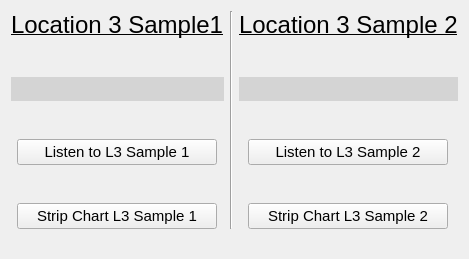
             <widget class="QWidget" name="L3_tab">
              <attribute name="title">
               <string>L3</string>
              </attribute>
              <layout class="QGridLayout" name="gridLayout_9">
               <property name="bottomMargin">
                <number>30</number>
               </property>
               <property name="verticalSpacing">
                <number>38</number>
               </property>
               <item row="0" column="0" alignment="Qt::AlignHCenter">
                <widget class="QLabel" name="L3_S1_label">
                 <property name="maximumSize">
                  <size>
                   <width>16777215</width>
                   <height>40</height>
                  </size>
                 </property>
                 <property name="font">
                  <font>
                   <family>Arial</family>
                   <pointsize>18</pointsize>
                   <weight>50</weight>
                   <italic>false</italic>
                   <bold>false</bold>
                   <underline>true</underline>
                  </font>
                 </property>
                 <property name="text">
                  <string>Location 3 Sample1</string>
                 </property>
                </widget>
               </item>
               <item row="0" column="1" rowspan="4">
                <widget class="Line" name="line_3">
                 <property name="orientation">
                  <enum>Qt::Vertical</enum>
                 </property>
                </widget>
               </item>
               <item row="0" column="2" alignment="Qt::AlignHCenter">
                <widget class="QLabel" name="L3_S2_Label">
                 <property name="font">
                  <font>
                   <family>Arial</family>
                   <pointsize>18</pointsize>
                   <weight>50</weight>
                   <italic>false</italic>
                   <bold>false</bold>
                   <underline>true</underline>
                  </font>
                 </property>
                 <property name="text">
                  <string>Location 3 Sample 2</string>
                 </property>
                </widget>
               </item>
               <item row="1" column="0">
                <widget class="QLabel" name="L3_S1_input_label">
                 <property name="styleSheet">
                  <string notr="true">background-color: rgb(212, 212, 212);
font: 10pt &quot;Arial&quot;;
text-decoration: none;
    padding: 5px; /* Adjust the padding as needed */</string>
                 </property>
                 <property name="frameShape">
                  <enum>QFrame::NoFrame</enum>
                 </property>
                 <property name="text">
                  <string/>
                 </property>
                </widget>
               </item>
               <item row="1" column="2">
                <widget class="QLabel" name="L3_S2_input_label">
                 <property name="styleSheet">
                  <string notr="true">background-color: rgb(212, 212, 212);
font: 10pt &quot;Arial&quot;;
text-decoration: none;
    padding: 5px; /* Adjust the padding as needed */</string>
                 </property>
                 <property name="frameShape">
                  <enum>QFrame::NoFrame</enum>
                 </property>
                 <property name="text">
                  <string/>
                 </property>
                </widget>
               </item>
               <item row="2" column="0" alignment="Qt::AlignHCenter">
                <widget class="QPushButton" name="L3_S1_listen_pushButton">
                 <property name="minimumSize">
                  <size>
                   <width>200</width>
                   <height>0</height>
                  </size>
                 </property>
                 <property name="font">
                  <font>
                   <family>Arial</family>
                   <pointsize>11</pointsize>
                   <weight>50</weight>
                   <italic>false</italic>
                   <bold>false</bold>
                  </font>
                 </property>
                 <property name="text">
                  <string>Listen to L3 Sample 1</string>
                 </property>
                </widget>
               </item>
               <item row="2" column="2" alignment="Qt::AlignHCenter">
                <widget class="QPushButton" name="L3_S2_listen_pushButton">
                 <property name="minimumSize">
                  <size>
                   <width>200</width>
                   <height>0</height>
                  </size>
                 </property>
                 <property name="font">
                  <font>
                   <family>Arial</family>
                   <pointsize>11</pointsize>
                   <weight>50</weight>
                   <italic>false</italic>
                   <bold>false</bold>
                  </font>
                 </property>
                 <property name="text">
                  <string>Listen to L3 Sample 2</string>
                 </property>
                </widget>
               </item>
               <item row="3" column="0" alignment="Qt::AlignHCenter">
                <widget class="QPushButton" name="L3_S1_graph_pushButton">
                 <property name="minimumSize">
                  <size>
                   <width>200</width>
                   <height>0</height>
                  </size>
                 </property>
                 <property name="font">
                  <font>
                   <family>Arial</family>
                   <pointsize>11</pointsize>
                   <weight>50</weight>
                   <italic>false</italic>
                   <bold>false</bold>
                  </font>
                 </property>
                 <property name="text">
                  <string>Strip Chart L3 Sample 1</string>
                 </property>
                </widget>
               </item>
               <item row="3" column="2" alignment="Qt::AlignHCenter">
                <widget class="QPushButton" name="L3_S2_graph_pushButton">
                 <property name="minimumSize">
                  <size>
                   <width>200</width>
                   <height>0</height>
                  </size>
                 </property>
                 <property name="font">
                  <font>
                   <family>Arial</family>
                   <pointsize>11</pointsize>
                   <weight>50</weight>
                   <italic>false</italic>
                   <bold>false</bold>
                  </font>
                 </property>
                 <property name="text">
                  <string>Strip Chart L3 Sample 2</string>
                 </property>
                </widget>
               </item>
              </layout>
             </widget>
